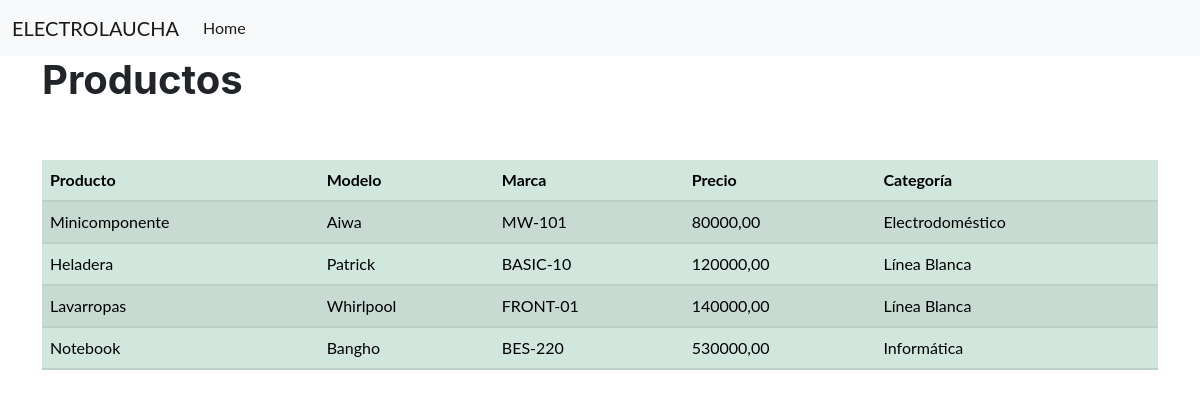
The app's page /managermenu/verproductos/, older data.
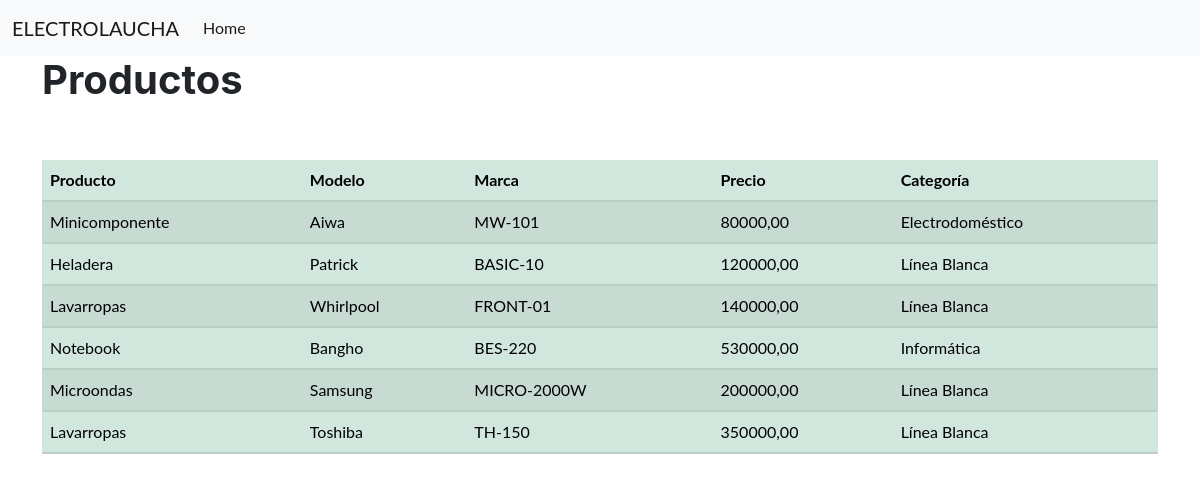
The same page, newer data.
### app1/models.py (models this page shows, shortened)
class Producto(models.Model):
    producto = models.CharField(max_length=100)
    categoria = models.IntegerField(choices=category)
    marca = models.CharField(max_length=100)
    modelo = models.CharField(max_length=100, unique=True)
    precio = models.DecimalField(decimal_places=2, max_digits=9)

### app1/views.py (the view)
# urls.py: path("managermenu/verproductos/", view_ver_productos),
def view_ver_productos(request):
    productos = []
    for i in models.Producto.objects.all():
        productos.append(i)
    return render(request, "users/verproductos.html", {"productos": productos})

### app1/templates/users/verproductos.html
{% extends "app1/index.html" %}
{% block content %}
    <h1>Productos</h1>
    <br><br>
    <table class="table table-success table-striped">
        <thead>
            <th>Producto</th>
            <th>Modelo</th>
            <th>Marca</th>
            <th>Precio</th>
            <th>Categoría</th>
        </thead>
        <tbody>
            {% if productos %}
                {% for producto in productos %}
                    <tr>
                        <td>{{producto.producto}}</td>
                        <td>{{producto.marca}}</td>
                        <td>{{producto.modelo}}</td>
                        <td>{{producto.precio}}</td>
                        <td>{{producto.get_categoria_display}}</td>
                        </tr>
                {% endfor %}
            {% endif %}
        </tbody>
    </table>
{% endblock content %}

Row changes from the older to the newer data that the page shows:
added Producto: producto "Microondas", marca "Samsung", modelo "MICRO-2000W", precio "200000,00", categoria "Línea Blanca"
added Producto: producto "Lavarropas", marca "Toshiba", modelo "TH-150", precio "350000,00", categoria "Línea Blanca"
